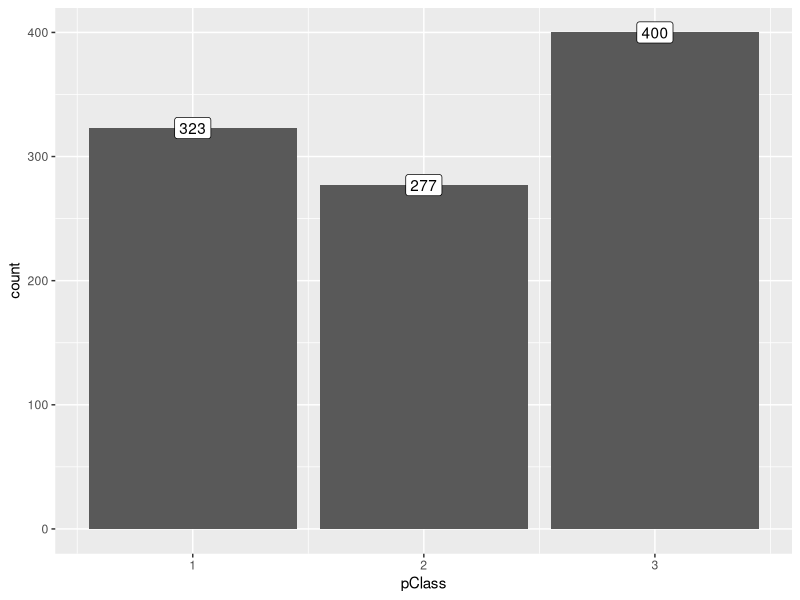
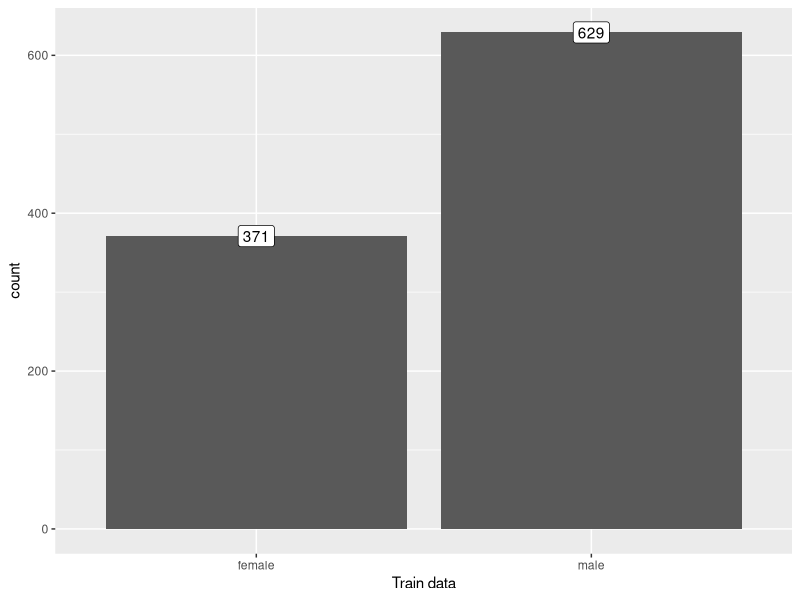
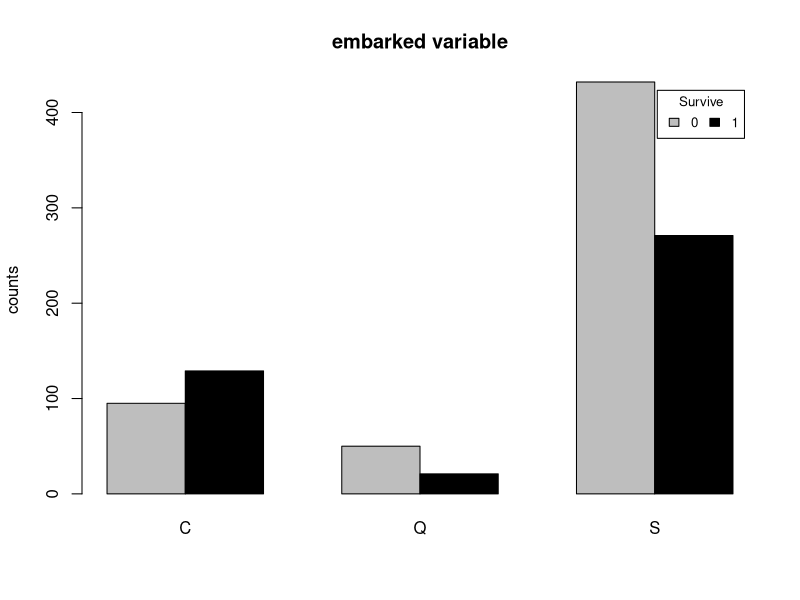
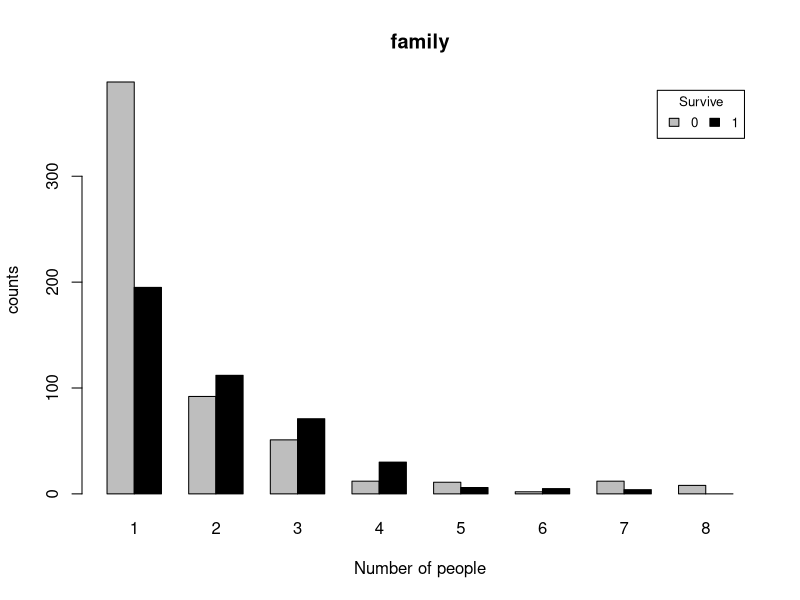

Source code (R) for these figures, in order:
library(magrittr)
library(ggplot2)

# Read the titanicTrain data and store it in train

train <- read.csv("titanicTrain.csv")
train <- train[c(1:1000),]

# Train data 上面的NA
str(train)
sapply(train, function(x) {sum(is.na(x))})


# Pclass 
ggplot(train[!is.na(train$survived),], aes(x = pclass, fill = survived)) +
  geom_bar(stat='count', position='dodge') + labs(x = 'pClass') +
  theme(legend.position="none") + theme_grey() +
  geom_label(stat='count', aes(label=..count..))
  
# Sex
ggplot(train[!is.na(train$survived),], aes(x = sex, fill = survived)) +
  geom_bar(stat='count', position='dodge') + theme_grey() +
  labs(x = 'Train data') +
  geom_label(stat='count', aes(label=..count..))

## embarked ##
train$embarked <- train$embarked %>% as.factor
summary(train$embarked[train$survived==0])
summary(train$embarked[train$survived==1])
embark <- cbind(summary(train$embarked[train$survived==0]),summary(train$embarked[train$survived==1]))
embark <- embark[-1,] %>% t
rownames(embark) <- c("0","1")

barplot(embark,col=c("gray","black"),main="embarked variable",beside=TRUE,ylab="counts")
legend("topright", inset=.02,title="Survive",
       c("0","1"), fill=c("gray","black"), horiz=TRUE, cex=0.8)

## family = sibsp + parch + 1  ##

family <- train$parch + train$sibsp + 1
train <- cbind(train,family)

ps0 <- train$family[train$survived==0] %>% as.factor %>% summary
ps1 <- train$family[train$survived==1] %>% as.factor %>% summary %>% c(.,0)
family <- rbind(ps0,ps1)
rm(ps0)
rm(ps1)

barplot(family,col=c("gray","black"),main="family",beside=TRUE,ylab="counts",xlab="Number of people")
legend("topright", inset=.02,title="Survive",
       c("0","1"), fill=c("gray","black"), horiz=TRUE, cex=0.8)



#load data
train <- read.csv("titanicTrain.csv", stringsAsFactors = F, na.strings = c("NA", ""))
test <- read.csv("titanicQuestion.csv", stringsAsFactors = F, na.strings = c("NA", ""))
train <- train[c(1:1000),]
#bind the data
all <- rbind(train, test)
#as factor
all$sex <- as.factor(all$sex)
all$survived <- as.factor(all$survived)

#--------boat variables

#plot b1, find out that the survived condition of "every boat"
#plot b2, see if there's anyone who survived without boat
# and who died on boat

#first we rename all boats with number 1 to 28
#tranfer original boat numbers to 1:27, 28 refer to NA  
all$boat[all$boat == "5 7"] <- "17"
all$boat[all$boat == "5 9"] <- "18"
all$boat[all$boat == "8 10"] <- "19"
all$boat[all$boat == "13 15"] <- "20"
all$boat[all$boat == "13 15 B"] <- "21"
all$boat[all$boat == "15 16"] <- "22"
all$boat[all$boat == "A"] <- "23"
all$boat[all$boat == "B"] <- "24"
all$boat[all$boat == "C"] <- "25"
all$boat[all$boat == "D"] <- "26"
all$boat[all$boat == "C D"] <- "27"
all$boat[is.na(all$boat)] <- "28"

#escape = 1 refer to the refugee who successfully took on boat
all$escape[all$boat != "28"] <- "1"
all$escape[all$boat == "28"] <- "0"
#see if taking boat is highly related survived
b1 <- ggplot(all[!is.na(all$survived),], aes(x = escape, fill = survived)) +
  geom_bar(stat='count', position='dodge') + theme_grey() +
  labs(x = 'escape from ship') +
  geom_label(stat='count', aes(label=..count..))

#subset of those who took on boat
survived_boat <- subset(all, all$boat != "28")
#see if there anyone who took on boat and didn't survive 
b2 <- ggplot(survived_boat[!is.na(survived_boat$survived),], aes(x = boat, fill = survived)) +
  geom_bar(stat='count', position='dodge') +
  labs(x = 'boat_survive') + theme_grey()

#-------what is the body variable tell us?

#replace those data to "0"(body info is NA) and "1"(body info isn't NA)
all$body[is.na(all$body)] <- "0"
all$body[all$body != "0"] <- "1"
all$body <- as.factor(all$body)
#=== guessing there is something to do with dead people

#set a subset of those which get the body's value 
have_body <- subset(all, all$body != "0")
#find out if those data with body info are highly related to death
bo <- ggplot(have_body[!is.na(have_body$survived),], aes(x = body, fill = survived)) +
  geom_bar(stat='count', position='dodge') +
  labs(x = 'body_info') + theme_grey()
#=== there isn't any survivor has body data
#=== regarding from bo, it seems those who have body info all died

#so we want to find out the distribution of survived and body
bo_2 <-ggplot(all[!is.na(all$survived),], aes(x = body, fill = survived)) +
  geom_bar(stat='count', position='dodge') + theme_grey() +
  labs(x = 'body with death') +
  geom_label(stat='count', aes(label=..count..))
#=== the outcomes of these 2 plots reveal that those who got body value was definitely dead


